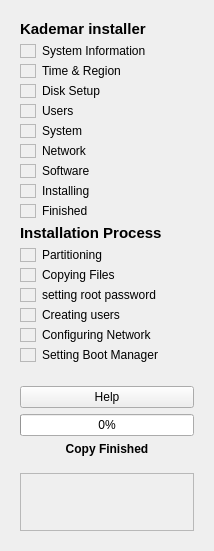
      <widget class="QWidget" name="scrollAreaWidgetContents_2">
       <property name="geometry">
        <rect>
         <x>0</x>
         <y>0</y>
         <width>214</width>
         <height>551</height>
        </rect>
       </property>
       <layout class="QGridLayout" name="gridLayout_5">
        <item row="1" column="0">
         <widget class="QWidget" name="WLogo" native="true">
          <property name="maximumSize">
           <size>
            <width>16777215</width>
            <height>200</height>
           </size>
          </property>
          <property name="palette">
           <palette>
            <active/>
            <inactive/>
            <disabled/>
           </palette>
          </property>
          <property name="autoFillBackground">
           <bool>false</bool>
          </property>
          <layout class="QGridLayout" name="gridLayout_8">
           <item row="0" column="0">
            <widget class="QPushButton" name="BHelp">
             <property name="text">
              <string>Help</string>
             </property>
             <property name="icon">
              <iconset>
               <normaloff>../../usr/share/kademar/utils/instalador/img/help.png</normaloff>../../usr/share/kademar/utils/instalador/img/help.png</iconset>
             </property>
            </widget>
           </item>
           <item row="1" column="0">
            <widget class="QProgressBar" name="PBLogo">
             <property name="value">
              <number>0</number>
             </property>
             <property name="alignment">
              <set>Qt::AlignLeading</set>
             </property>
             <property name="textVisible">
              <bool>true</bool>
             </property>
            </widget>
           </item>
           <item row="2" column="0">
            <widget class="QLabel" name="LFinishedLogo">
             <property name="maximumSize">
              <size>
               <width>16777215</width>
               <height>25</height>
              </size>
             </property>
             <property name="font">
              <font>
               <weight>75</weight>
               <bold>true</bold>
              </font>
             </property>
             <property name="text">
              <string>Copy Finished</string>
             </property>
             <property name="alignment">
              <set>Qt::AlignHCenter|Qt::AlignTop</set>
             </property>
             <property name="wordWrap">
              <bool>true</bool>
             </property>
            </widget>
           </item>
           <item row="3" column="0">
            <widget class="QFrame" name="FLogo">
             <property name="frameShape">
              <enum>QFrame::StyledPanel</enum>
             </property>
             <property name="frameShadow">
              <enum>QFrame::Raised</enum>
             </property>
            </widget>
           </item>
          </layout>
         </widget>
        </item>
        <item row="0" column="0">
         <widget class="QWidget" name="WProgress" native="true">
          <property name="minimumSize">
           <size>
            <width>180</width>
            <height>100</height>
           </size>
          </property>
          <layout class="QGridLayout" name="gridLayout_6">
           <item row="0" column="0" colspan="2">
            <widget class="QLabel" name="LInstaller">
             <property name="font">
              <font>
               <pointsize>11</pointsize>
               <weight>75</weight>
               <bold>true</bold>
              </font>
             </property>
             <property name="text">
              <string>Kademar installer</string>
             </property>
            </widget>
           </item>
           <item row="1" column="0">
            <widget class="QFrame" name="FSystemInfo">
             <property name="maximumSize">
              <size>
               <width>16</width>
               <height>16</height>
              </size>
             </property>
             <property name="frameShape">
              <enum>QFrame::StyledPanel</enum>
             </property>
             <property name="frameShadow">
              <enum>QFrame::Raised</enum>
             </property>
            </widget>
           </item>
           <item row="1" column="1">
            <widget class="QLabel" name="LSystemInfo">
             <property name="text">
              <string>System Information</string>
             </property>
             <property name="wordWrap">
              <bool>true</bool>
             </property>
            </widget>
           </item>
           <item row="2" column="0">
            <widget class="QFrame" name="FTime">
             <property name="maximumSize">
              <size>
               <width>16</width>
               <height>16</height>
              </size>
             </property>
             <property name="frameShape">
              <enum>QFrame::StyledPanel</enum>
             </property>
             <property name="frameShadow">
              <enum>QFrame::Raised</enum>
             </property>
            </widget>
           </item>
           <item row="2" column="1">
            <widget class="QLabel" name="LTime">
             <property name="text">
              <string>Time &amp; Region</string>
             </property>
             <property name="wordWrap">
              <bool>true</bool>
             </property>
            </widget>
           </item>
           <item row="3" column="0">
            <widget class="QFrame" name="FDisk">
             <property name="maximumSize">
              <size>
               <width>16</width>
               <height>16</height>
              </size>
             </property>
             <property name="frameShape">
              <enum>QFrame::StyledPanel</enum>
             </property>
             <property name="frameShadow">
              <enum>QFrame::Raised</enum>
             </property>
            </widget>
           </item>
           <item row="3" column="1">
            <widget class="QLabel" name="LDisk">
             <property name="text">
              <string>Disk Setup</string>
             </property>
             <property name="wordWrap">
              <bool>true</bool>
             </property>
            </widget>
           </item>
           <item row="4" column="0">
            <widget class="QFrame" name="FUsers">
             <property name="maximumSize">
              <size>
               <width>16</width>
               <height>16</height>
              </size>
             </property>
             <property name="frameShape">
              <enum>QFrame::StyledPanel</enum>
             </property>
             <property name="frameShadow">
              <enum>QFrame::Raised</enum>
             </property>
            </widget>
           </item>
           <item row="4" column="1">
            <widget class="QLabel" name="LUsers">
             <property name="text">
              <string>Users</string>
             </property>
             <property name="wordWrap">
              <bool>true</bool>
             </property>
            </widget>
           </item>
           <item row="5" column="0">
            <widget class="QFrame" name="FSystem">
             <property name="maximumSize">
              <size>
               <width>16</width>
               <height>16</height>
              </size>
             </property>
             <property name="frameShape">
              <enum>QFrame::StyledPanel</enum>
             </property>
             <property name="frameShadow">
              <enum>QFrame::Raised</enum>
             </property>
            </widget>
           </item>
           <item row="5" column="1">
            <widget class="QLabel" name="LSystem">
             <property name="text">
              <string>System</string>
             </property>
             <property name="wordWrap">
              <bool>true</bool>
             </property>
            </widget>
           </item>
           <item row="6" column="0">
            <widget class="QFrame" name="FNetwork">
             <property name="maximumSize">
              <size>
               <width>16</width>
               <height>16</height>
              </size>
             </property>
             <property name="frameShape">
              <enum>QFrame::StyledPanel</enum>
             </property>
             <property name="frameShadow">
              <enum>QFrame::Raised</enum>
             </property>
            </widget>
           </item>
           <item row="6" column="1">
            <widget class="QLabel" name="LNetwork">
             <property name="text">
              <string>Network</string>
             </property>
             <property name="wordWrap">
              <bool>true</bool>
             </property>
            </widget>
           </item>
           <item row="7" column="0">
            <widget class="QFrame" name="FSoft">
             <property name="maximumSize">
              <size>
               <width>16</width>
               <height>16</height>
              </size>
             </property>
             <property name="frameShape">
              <enum>QFrame::StyledPanel</enum>
             </property>
             <property name="frameShadow">
              <enum>QFrame::Raised</enum>
             </property>
            </widget>
           </item>
           <item row="7" column="1">
            <widget class="QLabel" name="LSoftware">
             <property name="text">
              <string>Software</string>
             </property>
             <property name="wordWrap">
              <bool>true</bool>
             </property>
            </widget>
           </item>
           <item row="8" column="0">
            <widget class="QFrame" name="FInstalling">
             <property name="maximumSize">
              <size>
               <width>16</width>
               <height>16</height>
              </size>
             </property>
             <property name="frameShape">
              <enum>QFrame::StyledPanel</enum>
             </property>
             <property name="frameShadow">
              <enum>QFrame::Raised</enum>
             </property>
            </widget>
           </item>
           <item row="8" column="1">
            <widget class="QLabel" name="LInstallingProgress">
             <property name="text">
              <string>Installing</string>
             </property>
             <property name="wordWrap">
              <bool>true</bool>
             </property>
            </widget>
           </item>
           <item row="9" column="0">
            <widget class="QFrame" name="FFinished">
             <property name="maximumSize">
              <size>
               <width>16</width>
               <height>16</height>
              </size>
             </property>
             <property name="frameShape">
              <enum>QFrame::StyledPanel</enum>
             </property>
             <property name="frameShadow">
              <enum>QFrame::Raised</enum>
             </property>
            </widget>
           </item>
           <item row="9" column="1">
            <widget class="QLabel" name="LFinishedProgress">
             <property name="text">
              <string>Finished</string>
             </property>
             <property name="wordWrap">
              <bool>true</bool>
             </property>
            </widget>
           </item>
           <item row="10" column="0" colspan="2">
            <widget class="QLabel" name="LProcess">
             <property name="font">
              <font>
               <pointsize>11</pointsize>
               <weight>75</weight>
               <bold>true</bold>
              </font>
             </property>
             <property name="text">
              <string>Installation Process</string>
             </property>
            </widget>
           </item>
           <item row="11" column="0">
            <widget class="QFrame" name="FPartitioning">
             <property name="maximumSize">
              <size>
               <width>16</width>
               <height>16</height>
              </size>
             </property>
             <property name="frameShape">
              <enum>QFrame::StyledPanel</enum>
             </property>
             <property name="frameShadow">
              <enum>QFrame::Raised</enum>
             </property>
            </widget>
           </item>
           <item row="11" column="1">
            <widget class="QLabel" name="LPartitioning">
             <property name="text">
              <string>Partitioning</string>
             </property>
             <property name="wordWrap">
              <bool>true</bool>
             </property>
            </widget>
           </item>
           <item row="12" column="0">
            <widget class="QFrame" name="FCopy">
             <property name="maximumSize">
              <size>
               <width>16</width>
               <height>16</height>
              </size>
             </property>
             <property name="frameShape">
              <enum>QFrame::StyledPanel</enum>
             </property>
             <property name="frameShadow">
              <enum>QFrame::Raised</enum>
             </property>
            </widget>
           </item>
           <item row="12" column="1">
            <widget class="QLabel" name="LCopy">
             <property name="text">
              <string>Copying Files</string>
             </property>
             <property name="wordWrap">
              <bool>true</bool>
             </property>
            </widget>
           </item>
           <item row="13" column="0">
            <widget class="QFrame" name="FRoot">
             <property name="maximumSize">
              <size>
               <width>16</width>
               <height>16</height>
              </size>
             </property>
             <property name="frameShape">
              <enum>QFrame::StyledPanel</enum>
             </property>
             <property name="frameShadow">
              <enum>QFrame::Raised</enum>
             </property>
            </widget>
           </item>
           <item row="13" column="1">
            <widget class="QLabel" name="LRoot">
             <property name="text">
              <string>setting root password</string>
             </property>
             <property name="wordWrap">
              <bool>true</bool>
             </property>
            </widget>
           </item>
           <item row="14" column="0">
            <widget class="QFrame" name="FCreatingUsers">
             <property name="maximumSize">
              <size>
               <width>16</width>
               <height>16</height>
              </size>
             </property>
             <property name="frameShape">
              <enum>QFrame::StyledPanel</enum>
             </property>
             <property name="frameShadow">
              <enum>QFrame::Raised</enum>
             </property>
            </widget>
           </item>
           <item row="14" column="1">
            <widget class="QLabel" name="LCreatingUsers">
             <property name="text">
              <string>Creating users</string>
             </property>
             <property name="wordWrap">
              <bool>true</bool>
             </property>
            </widget>
           </item>
           <item row="15" column="0">
            <widget class="QFrame" name="FNetConfig">
             <property name="maximumSize">
              <size>
               <width>16</width>
               <height>16</height>
              </size>
             </property>
             <property name="frameShape">
              <enum>QFrame::StyledPanel</enum>
             </property>
             <property name="frameShadow">
              <enum>QFrame::Raised</enum>
             </property>
            </widget>
           </item>
           <item row="15" column="1">
            <widget class="QLabel" name="LNetConfig">
             <property name="text">
              <string>Configuring Network</string>
             </property>
             <property name="wordWrap">
              <bool>true</bool>
             </property>
            </widget>
           </item>
           <item row="16" column="0">
            <widget class="QFrame" name="FBoot">
             <property name="maximumSize">
              <size>
               <width>16</width>
               <height>16</height>
              </size>
             </property>
             <property name="frameShape">
              <enum>QFrame::StyledPanel</enum>
             </property>
             <property name="frameShadow">
              <enum>QFrame::Raised</enum>
             </property>
            </widget>
           </item>
           <item row="16" column="1">
            <widget class="QLabel" name="LBoot">
             <property name="text">
              <string>Setting Boot Manager</string>
             </property>
             <property name="wordWrap">
              <bool>true</bool>
             </property>
            </widget>
           </item>
          </layout>
         </widget>
        </item>
       </layout>
      </widget>
